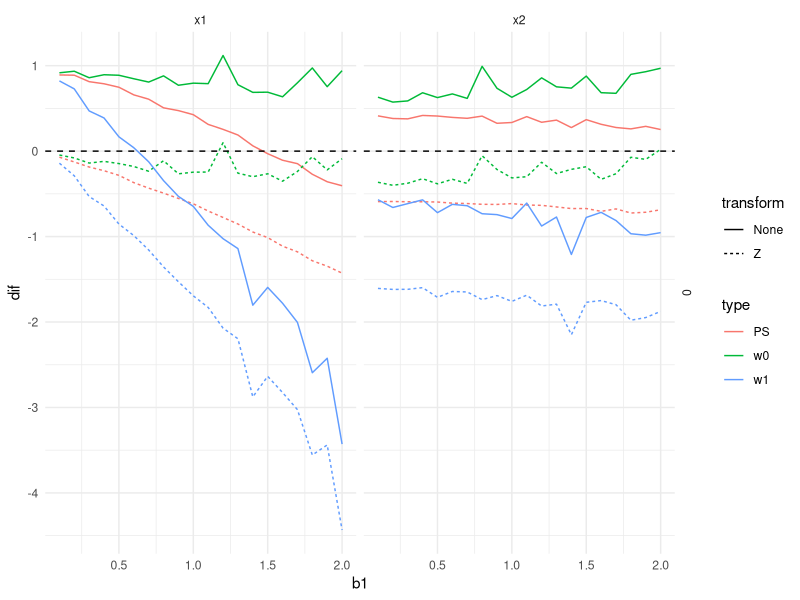
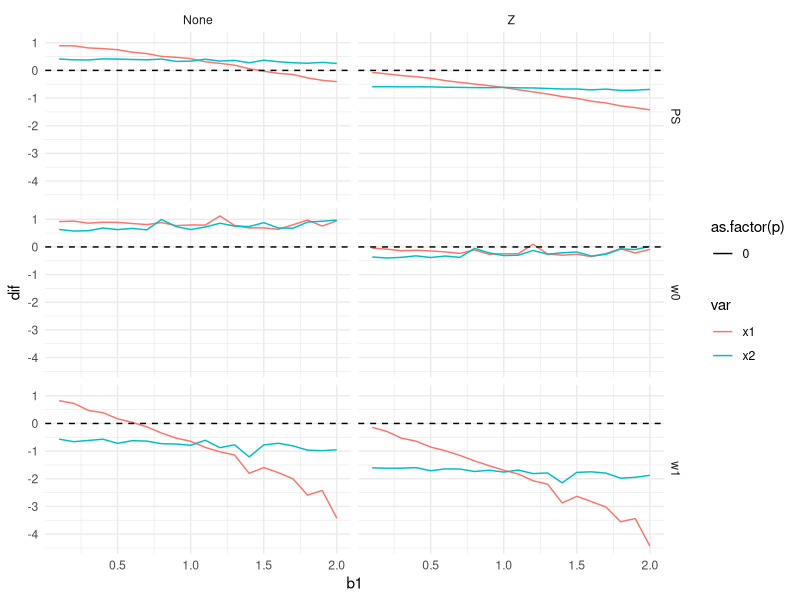
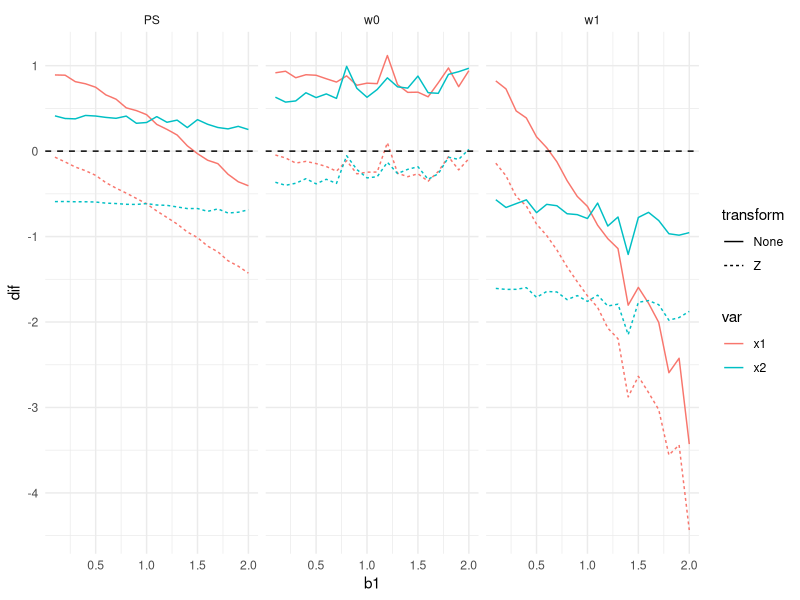

Reproduce these figures in R, in order.
rm(list = ls())

library(tidyverse)

logit <- function(x) log(x / (1 - x)) 
expit <- function(x) exp(x) / (1 + exp(x))

stand <- function(x) (x - mean(x)) / sd(x)

gen_dat <- function(n, m1, m2, s1, s2, p, b1, b2) {
  data.frame(x1 = rnorm(n, m1, s1)) %>%
    mutate(x2 = rnorm(n, m2 + p * x1, s2),
           x1_z = stand(x1),
           x2_z = stand(x2),
           PS = (cbind(x1_z, x2_z) %*% c(b1, b2)) %>% expit,
           w1 = 1 / PS,
           w0 = 1 / (1 - PS))
}

calc_ipsw <- function(df.data) {
  df.data %>%
    gather(key = type, value = weight, w1:w0, PS) %>%
    gather(key = var, value = val, -type, -weight) %>%
    group_by(var, type) %>%
    summarise(m = weighted.mean(val, weight)) %>%
    ungroup()
}


#-------------------
# Example
#-------------------

# Generate Data
df.ex <- gen_dat(n = 1000,
                 m1 = 1,   # Mean of x1
                 m2 = 1,   # Mean of x2
                 s1 = 1,   # SD of x1
                 s2 = 1,   # SD of x2
                 p = 0,    # Manipulate correlation between x1 and x2
                 b1 = 1,   # x1 coeficient (target smd)
                 b2 = 1)   # x2 coefficent (target smd)


# Correlation between x1 and x2
cor(df.ex$x1, df.ex$x2)

# Summary statistics
df.ex %>%
  gather(var, value) %>%
  group_by(var) %>%
  summarise(m = mean(value) %>% round(2),
            sd = sd(value) %>% round(2))

# Calculate SMDs using IPSW and PS as weights
calc_ipsw(df.ex) %>%
  spread(type, m)

df.ex %>%
  gather(key = type, value = weight, w1:w0, PS) %>%
  gather(key = var, value = val, -type, -weight) %>%
  group_by(var, type) %>%
  summarise(m = weighted.mean(val, weight)) %>%
  ungroup() %>%
  spread(type, m)

#-------------------
# Simulation
#-------------------

df.cond <- list(n = 1000, 
     m1 = c(1), 
     m2 = c(1),
     s1 = c(1),
     s2 = c(1),
     p = c(0),
     b1 = (1:20) / 10,
     b2 = c(1)) %>%
  expand.grid %>%
  as_tibble()


df.data <- df.cond %>%
  mutate(generated_data = pmap(., gen_dat))


df.results <- df.data %>%
  mutate(results = map(generated_data, calc_ipsw)) %>%
  unnest(results) %>%
  mutate(transform = str_detect(var, "z") %>% if_else("Z", "None"),
         var = str_split(var, "_", simplify = T)[,1],
         B = ifelse(var == "x1", b1 ,b2),
         dif = m - B)


df.results %>%
  ggplot(aes(x = b1, y = dif, color = type, linetype = transform)) +
  geom_line() +
  facet_grid(p ~ var) +
  theme_minimal() +
  geom_hline(yintercept = 0, linetype = "dashed")


df.results %>%
  ggplot(aes(x = b1, y = dif, color = var, linetype = as.factor(p))) +
  geom_line() +
  facet_grid(type ~ transform) +
  theme_minimal() +
  geom_hline(yintercept = 0, linetype = "dashed")


df.results %>%
  filter(p == 0) %>%
  ggplot(aes(x = b1, y = dif, color = var, linetype = transform)) +
  geom_line() +
  facet_grid( ~ type) +
  theme_minimal() +
  geom_hline(yintercept = 0, linetype = "dashed")


